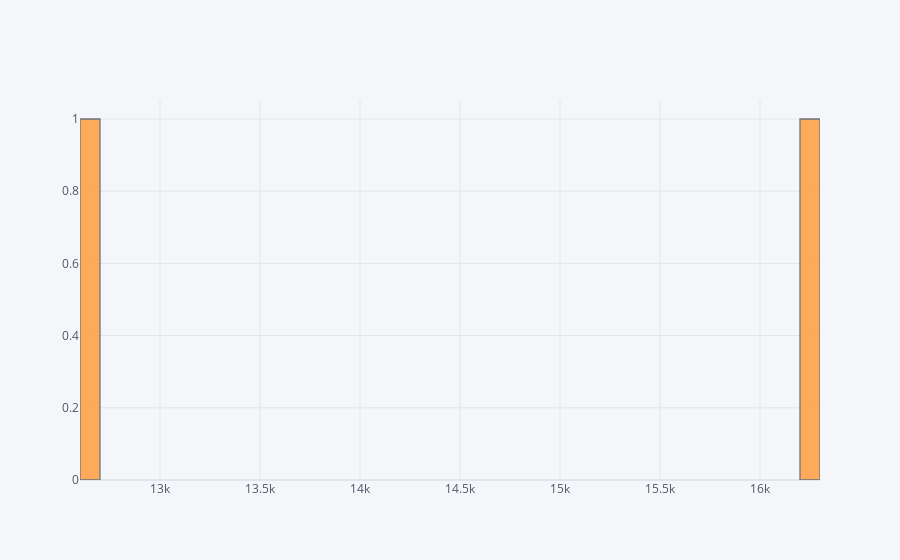

The notebook cell saved with this chart:
### Markdown cell above
### Aspiration & Price

### Code cell
print(df1.groupby('aspiration')['price'].mean().sort_values())
print()
df1.groupby('aspiration')['price'].mean().iplot(kind='histogram',subplots=True,bins=50)

### Figure 1 — Plotly figure (JSON) as saved in the notebook; plotly's stock layout.template omitted (floating-point values rounded to 4 significant figures)
{"data": [{"histfunc": "count", "histnorm": "", "marker": {"color": "rgba(255, 153, 51, 1.0)", "line": {"color": "#4D5663", "width": 1.3}}, "name": "price", "nbinsx": 50, "opacity": 0.8, "orientation": "v", "type": "histogram", "x": [12610.0, 16300.0], "xaxis": "x", "yaxis": "y"}], "layout": {"barmode": "overlay", "legend": {"bgcolor": "#F5F6F9", "font": {"color": "#4D5663"}}, "paper_bgcolor": "#F5F6F9", "plot_bgcolor": "#F5F6F9", "title": {"font": {"color": "#4D5663"}}, "xaxis": {"anchor": "y", "domain": [0, 1], "gridcolor": "#E1E5ED", "showgrid": true, "tickfont": {"color": "#4D5663"}, "title": {"font": {"color": "#4D5663"}, "text": ""}, "zerolinecolor": "#E1E5ED"}, "yaxis": {"anchor": "x", "domain": [0, 1], "gridcolor": "#E1E5ED", "showgrid": true, "tickfont": {"color": "#4D5663"}, "title": {"font": {"color": "#4D5663"}, "text": ""}, "zerolinecolor": "#E1E5ED"}}}
